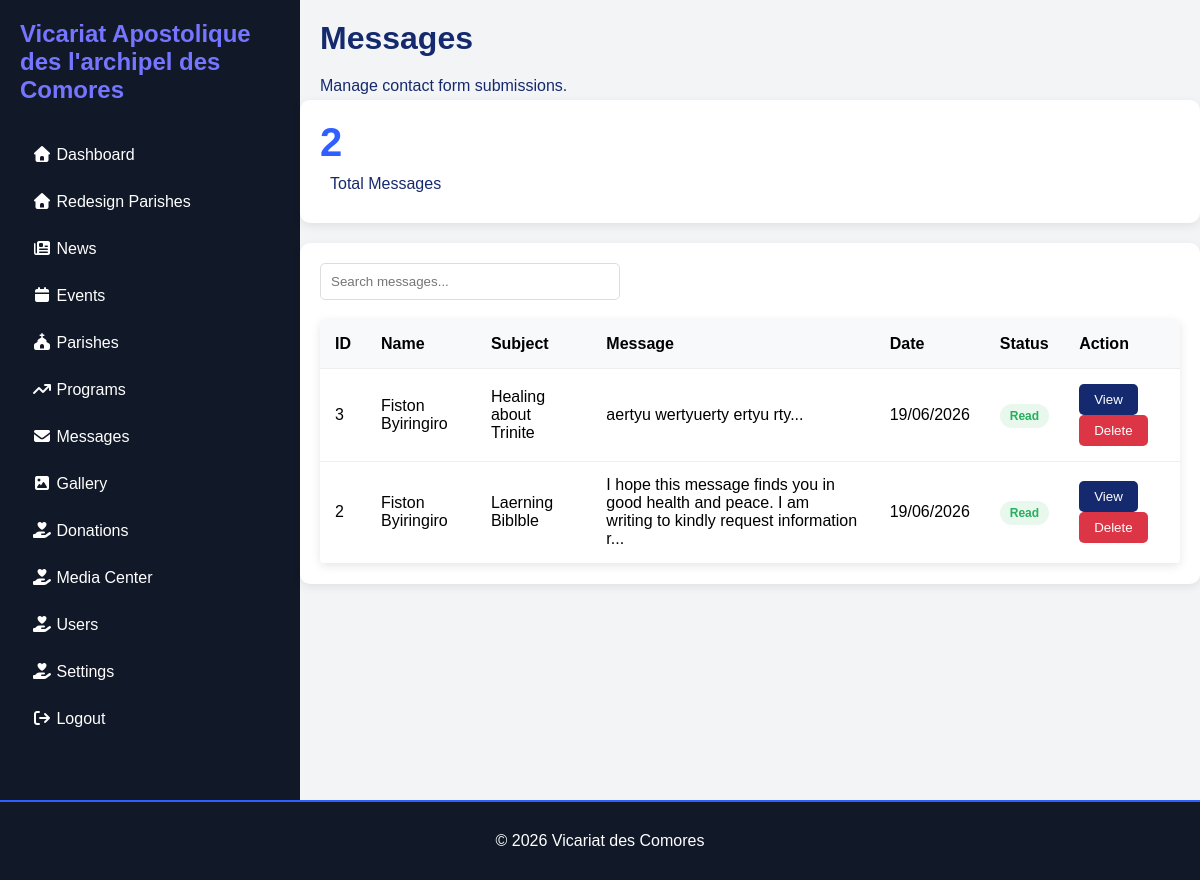
The app's page /Admin/messages.php with its own data.
### tables this page shows
CREATE TABLE `messages` (
  `id` int(11) NOT NULL,
  `name` varchar(100) DEFAULT NULL,
  `email` varchar(100) DEFAULT NULL,
  `subject` varchar(255) DEFAULT NULL,
  `message` text DEFAULT NULL,
  `status` enum('unread','read') DEFAULT 'unread',
  `created_at` timestamp NOT NULL DEFAULT current_timestamp()
);

### Admin/messages.php (the view, shortened to what this page needs)
<?php
include_once __DIR__.'/include/header.php';
$sql = "SELECT * FROM messages
        ORDER BY created_at DESC";
$result = mysqli_query($conn,$sql);
$total_messages = mysqli_num_rows($result);
?>
       <div class="main">
            <div class="page-header">
                <h1>Messages</h1>
                <p>Manage contact form submissions.</p>
            </div>
            <div class="messages-summary">
                <div class="summary-card">
                    <h2><?= $total_messages ?></h2>
                    <p>Total Messages</p>
                </div>
            </div>
            <div class="table-container">
                <div class="table-header">
                    <input type="text" placeholder="Search messages...">
                </div>
                <table>
                    <thead>
                        <tr>
                            <th>ID</th>
                            <th>Name</th>
                            <th>Subject</th>
                            <th>Message</th>
                            <th>Date</th>
                            <th>Status</th>
                            <th>Action</th>
                        </tr>
                    </thead>
                    <tbody>
<?php while($row = mysqli_fetch_assoc($result)){ ?>
<tr class="<?= $row['status']=='unread' ? 'unread-row' : '' ?>">
<tr>
<td><?= htmlspecialchars($row['id']) ?></td>
<td><?= htmlspecialchars($row['name']) ?></td>
<td><?= htmlspecialchars($row['subject']) ?></td>
<td>
<?= substr(htmlspecialchars($row['message']),0,100) ?>...
</td>
<td>
<?= date('d/m/Y',strtotime($row['created_at'])) ?>
</td>
<td>
<?php if($row['status'] == 'unread'){ ?>
    <span class="status-unread">Unread</span>
<?php } else { ?>
    <span class="status-read">Read</span>
<?php } ?>
</td>
<td>
<a href="view-messageslist.php?id=<?= $row['id'] ?>">
    <button class="view-btn">
        View
    </button>
</a>
<a href="delete-messages.php?id=<?= $row['id'] ?>"
   onclick="return confirm('Delete message?')">
    <button class="delete-btn">
        Delete
    </button>
</a>
</td>
</tr>
<?php } ?>
</tbody>
                </table>
            </div>
        </div>
    </div>
    <?php
    include_once __DIR__.'/include/footer.php';
    ?>
</body>
</html>

### Admin/Admin_Css/adminbig.css (style rules this page uses)
* { margin: 0; padding: 0; box-sizing: border-box; font-family: Arial; }
.main { flex: 1; background: #f3f4f6; }
.table-container { padding: 20px; }
table { width: 100%; border-collapse: collapse; background: white; border-radius: 5px; overflow: hidden; box-shadow: 0 2px 10px rgba(0, 0, 0, 0.1); }
table th { background: #111827; color: black; padding: 12px; text-align: center; }
table td { padding: 15px; text-align: center; border-bottom: 1px solid #eee; }
.page-header { width: 100%; height: 100px; padding: 10px; }
.page-header h1, p { padding: 10px; color: #152a6e; }
.table-container { background: #fff; padding: 20px; border-radius: 10px; overflow-x: auto; box-shadow: 0 3px 10px rgba(0, 0, 0, .08); }
.table-container table { width: 100%; border-collapse: collapse; }
.table-container th, .table-container td { padding: 15px; border-bottom: 1px solid #eee; text-align: left; }
.table-container th { background: #f8f9fa; }
.add-btn, .view-btn, .edit-btn { background: #152a6e; color: #fff; border: none; padding: 8px 15px; border-radius: 5px; cursor: pointer; }
.delete-btn { background: #dc3545; color: #fff; border: none; padding: 8px 15px; border-radius: 5px; cursor: pointer; }
.table-header { margin-bottom: 20px; }
.table-header input { width: 300px; max-width: 100%; padding: 10px; border: 1px solid #ddd; border-radius: 5px; }
.summary-card { background: #fff; padding: 20px; border-radius: 10px; margin-bottom: 20px; box-shadow: 0 3px 10px rgba(0, 0, 0, .08); }
.summary-card h2 { color: #2f5fff; font-size: 40px; }

### Admin/messages.php (style rules this page uses)
.status-read { background:#e8f8ec; color:#27ae60; padding:5px 10px; border-radius:20px; font-size:12px; font-weight:bold; }

### records on screen
messages: id "3", name "Fiston Byiringiro", subject "Healing about Trinite", message "aertyu wertyuerty ertyu rty", created_at "19/06/2026", status "Read"
messages: id "2", name "Fiston Byiringiro", subject "Laerning Biblble", message "I hope this message finds you in good health and peace. I am writing to kindly request information r", created_at "19/06/2026", status "Read"

### other values on screen
$total_messages "2"
